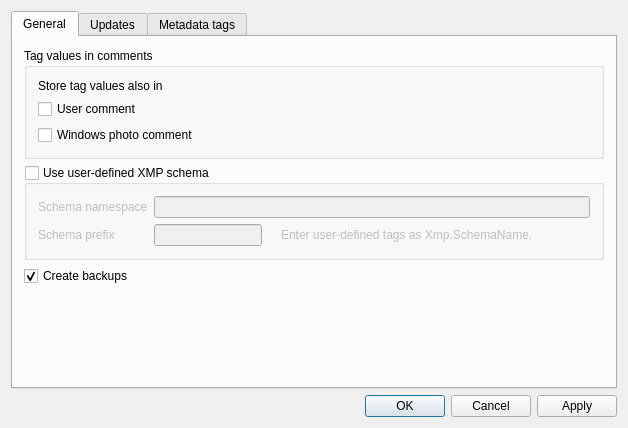
<?xml version="1.0" encoding="UTF-8"?>
<ui version="4.0">
 <class>AnalogExifOptionsClass</class>
 <widget class="QDialog" name="AnalogExifOptionsClass">
  <property name="geometry">
   <rect>
    <x>0</x>
    <y>0</y>
    <width>628</width>
    <height>428</height>
   </rect>
  </property>
  <property name="windowTitle">
   <string>Options[*]</string>
  </property>
  <property name="windowIcon">
   <iconset resource="analogexif.qrc">
    <normaloff>:/images/icons/cog.png</normaloff>:/images/icons/cog.png</iconset>
  </property>
  <layout class="QVBoxLayout" name="verticalLayout">
   <item>
    <widget class="QTabWidget" name="tabWidget">
     <property name="currentIndex">
      <number>0</number>
     </property>
     <widget class="QWidget" name="tab_3">
      <attribute name="title">
       <string>General</string>
      </attribute>
      <layout class="QVBoxLayout" name="verticalLayout_3">
       <item>
        <widget class="QGroupBox" name="groupBox_2">
         <property name="title">
          <string>Tag values in comments</string>
         </property>
         <layout class="QVBoxLayout" name="verticalLayout_5">
          <item>
           <widget class="QLabel" name="label_2">
            <property name="text">
             <string>Store tag values also in</string>
            </property>
           </widget>
          </item>
          <item>
           <widget class="QCheckBox" name="etagsCboxStorageUser">
            <property name="toolTip">
             <string>Store extra tags in Exif.Photo.UserComment tag data</string>
            </property>
            <property name="text">
             <string>User comment</string>
            </property>
            <property name="checked">
             <bool>false</bool>
            </property>
           </widget>
          </item>
          <item>
           <widget class="QCheckBox" name="etagsCboxStorageXp">
            <property name="toolTip">
             <string>Store extra tags in Microsoft Windows comment tag</string>
            </property>
            <property name="statusTip">
             <string/>
            </property>
            <property name="text">
             <string>Windows photo comment</string>
            </property>
           </widget>
          </item>
         </layout>
        </widget>
       </item>
       <item>
        <widget class="QGroupBox" name="userNsGBox">
         <property name="title">
          <string>Use user-defined XMP schema</string>
         </property>
         <property name="checkable">
          <bool>true</bool>
         </property>
         <property name="checked">
          <bool>false</bool>
         </property>
         <layout class="QGridLayout" name="gridLayout">
          <item row="0" column="0">
           <widget class="QLabel" name="label_3">
            <property name="sizePolicy">
             <sizepolicy hsizetype="Fixed" vsizetype="Preferred">
              <horstretch>0</horstretch>
              <verstretch>0</verstretch>
             </sizepolicy>
            </property>
            <property name="text">
             <string>Schema namespace</string>
            </property>
           </widget>
          </item>
          <item row="0" column="1" colspan="2">
           <widget class="QLineEdit" name="userNsEdit">
            <property name="sizePolicy">
             <sizepolicy hsizetype="Preferred" vsizetype="Fixed">
              <horstretch>0</horstretch>
              <verstretch>0</verstretch>
             </sizepolicy>
            </property>
            <property name="toolTip">
             <string>XMP schema namespace URI (e.g. http://purl.org/dc/elements/1.1/)</string>
            </property>
           </widget>
          </item>
          <item row="1" column="0">
           <widget class="QLabel" name="label_4">
            <property name="sizePolicy">
             <sizepolicy hsizetype="Fixed" vsizetype="Preferred">
              <horstretch>0</horstretch>
              <verstretch>0</verstretch>
             </sizepolicy>
            </property>
            <property name="text">
             <string>Schema prefix</string>
            </property>
           </widget>
          </item>
          <item row="1" column="1">
           <widget class="QLineEdit" name="userNsPrefix">
            <property name="sizePolicy">
             <sizepolicy hsizetype="Fixed" vsizetype="Fixed">
              <horstretch>0</horstretch>
              <verstretch>0</verstretch>
             </sizepolicy>
            </property>
            <property name="toolTip">
             <string>Schema prefix</string>
            </property>
           </widget>
          </item>
          <item row="1" column="2">
           <layout class="QHBoxLayout" name="horizontalLayout_5">
            <property name="spacing">
             <number>6</number>
            </property>
            <property name="sizeConstraint">
             <enum>QLayout::SetMaximumSize</enum>
            </property>
            <item>
             <widget class="QLabel" name="userNsLabel1">
              <property name="sizePolicy">
               <sizepolicy hsizetype="Fixed" vsizetype="Preferred">
                <horstretch>0</horstretch>
                <verstretch>0</verstretch>
               </sizepolicy>
              </property>
              <property name="text">
               <string/>
              </property>
              <property name="pixmap">
               <pixmap resource="analogexif.qrc">:/images/icons/information.png</pixmap>
              </property>
             </widget>
            </item>
            <item>
             <widget class="QLabel" name="userNsLabel2">
              <property name="sizePolicy">
               <sizepolicy hsizetype="Preferred" vsizetype="Preferred">
                <horstretch>0</horstretch>
                <verstretch>0</verstretch>
               </sizepolicy>
              </property>
              <property name="text">
               <string>Enter user-defined tags as Xmp.SchemaName.&lt;Tag Name&gt;</string>
              </property>
             </widget>
            </item>
           </layout>
          </item>
         </layout>
        </widget>
       </item>
       <item>
        <widget class="QCheckBox" name="createBkpCbox">
         <property name="toolTip">
          <string>Create file backups before modification</string>
         </property>
         <property name="text">
          <string>Create backups</string>
         </property>
         <property name="checked">
          <bool>true</bool>
         </property>
        </widget>
       </item>
       <item>
        <spacer name="verticalSpacer_2">
         <property name="orientation">
          <enum>Qt::Vertical</enum>
         </property>
         <property name="sizeHint" stdset="0">
          <size>
           <width>20</width>
           <height>40</height>
          </size>
         </property>
        </spacer>
       </item>
      </layout>
     </widget>
     <widget class="QWidget" name="tab">
      <attribute name="title">
       <string>Updates</string>
      </attribute>
      <layout class="QVBoxLayout" name="verticalLayout_6">
       <item>
        <layout class="QHBoxLayout" name="horizontalLayout_3">
         <item>
          <widget class="QLabel" name="label_5">
           <property name="text">
            <string>Check for program updates</string>
           </property>
          </widget>
         </item>
         <item>
          <widget class="QComboBox" name="updCheckInterval">
           <item>
            <property name="text">
             <string>Never</string>
            </property>
           </item>
           <item>
            <property name="text">
             <string>Every day</string>
            </property>
           </item>
           <item>
            <property name="text">
             <string>Every week</string>
            </property>
           </item>
           <item>
            <property name="text">
             <string>Every month</string>
            </property>
           </item>
          </widget>
         </item>
         <item>
          <widget class="QPushButton" name="updCheckBtn">
           <property name="text">
            <string>&amp;Check now</string>
           </property>
          </widget>
         </item>
         <item>
          <spacer name="horizontalSpacer_3">
           <property name="orientation">
            <enum>Qt::Horizontal</enum>
           </property>
           <property name="sizeHint" stdset="0">
            <size>
             <width>40</width>
             <height>20</height>
            </size>
           </property>
          </spacer>
         </item>
        </layout>
       </item>
       <item>
        <widget class="QGroupBox" name="updProxyGBox">
         <property name="title">
          <string>Use proxy for network access</string>
         </property>
         <property name="checkable">
          <bool>true</bool>
         </property>
         <property name="checked">
          <bool>false</bool>
         </property>
         <layout class="QVBoxLayout" name="verticalLayout_4">
          <item>
           <layout class="QGridLayout" name="gridLayout_2" columnstretch="0,0,0,0,0,0">
            <item row="1" column="0">
             <widget class="QLabel" name="label_7">
              <property name="text">
               <string>Proxy address:</string>
              </property>
             </widget>
            </item>
            <item row="1" column="1" colspan="2">
             <widget class="QLineEdit" name="proxyAddress">
              <property name="sizePolicy">
               <sizepolicy hsizetype="MinimumExpanding" vsizetype="Fixed">
                <horstretch>0</horstretch>
                <verstretch>0</verstretch>
               </sizepolicy>
              </property>
              <property name="minimumSize">
               <size>
                <width>200</width>
                <height>0</height>
               </size>
              </property>
              <property name="inputMethodHints">
               <set>Qt::ImhUrlCharactersOnly</set>
              </property>
             </widget>
            </item>
            <item row="1" column="3">
             <widget class="QLabel" name="label_8">
              <property name="text">
               <string>Port:</string>
              </property>
             </widget>
            </item>
            <item row="1" column="4">
             <widget class="QSpinBox" name="proxyPort">
              <property name="sizePolicy">
               <sizepolicy hsizetype="Fixed" vsizetype="Fixed">
                <horstretch>0</horstretch>
                <verstretch>0</verstretch>
               </sizepolicy>
              </property>
              <property name="minimumSize">
               <size>
                <width>75</width>
                <height>0</height>
               </size>
              </property>
              <property name="maximum">
               <number>9999</number>
              </property>
              <property name="value">
               <number>80</number>
              </property>
             </widget>
            </item>
            <item row="2" column="0">
             <widget class="QLabel" name="label_9">
              <property name="text">
               <string>User name:</string>
              </property>
             </widget>
            </item>
            <item row="2" column="1" colspan="2">
             <widget class="QLineEdit" name="proxyUsername">
              <property name="sizePolicy">
               <sizepolicy hsizetype="MinimumExpanding" vsizetype="Fixed">
                <horstretch>0</horstretch>
                <verstretch>0</verstretch>
               </sizepolicy>
              </property>
              <property name="minimumSize">
               <size>
                <width>200</width>
                <height>0</height>
               </size>
              </property>
             </widget>
            </item>
            <item row="3" column="0">
             <widget class="QLabel" name="label_10">
              <property name="text">
               <string>Password:</string>
              </property>
             </widget>
            </item>
            <item row="3" column="1" colspan="2">
             <widget class="QLineEdit" name="proxyPassword">
              <property name="sizePolicy">
               <sizepolicy hsizetype="MinimumExpanding" vsizetype="Fixed">
                <horstretch>0</horstretch>
                <verstretch>0</verstretch>
               </sizepolicy>
              </property>
              <property name="minimumSize">
               <size>
                <width>200</width>
                <height>0</height>
               </size>
              </property>
              <property name="inputMethodHints">
               <set>Qt::ImhNone</set>
              </property>
              <property name="echoMode">
               <enum>QLineEdit::PasswordEchoOnEdit</enum>
              </property>
             </widget>
            </item>
            <item row="0" column="1">
             <widget class="QComboBox" name="proxyTypeCBox">
              <property name="sizePolicy">
               <sizepolicy hsizetype="Fixed" vsizetype="Fixed">
                <horstretch>0</horstretch>
                <verstretch>0</verstretch>
               </sizepolicy>
              </property>
              <property name="minimumSize">
               <size>
                <width>75</width>
                <height>0</height>
               </size>
              </property>
              <item>
               <property name="text">
                <string>HTTP</string>
               </property>
              </item>
              <item>
               <property name="text">
                <string>SOCKS5</string>
               </property>
              </item>
             </widget>
            </item>
            <item row="0" column="0">
             <widget class="QLabel" name="label_6">
              <property name="text">
               <string>Proxy type</string>
              </property>
             </widget>
            </item>
            <item row="1" column="5">
             <spacer name="horizontalSpacer_4">
              <property name="orientation">
               <enum>Qt::Horizontal</enum>
              </property>
              <property name="sizeHint" stdset="0">
               <size>
                <width>40</width>
                <height>20</height>
               </size>
              </property>
             </spacer>
            </item>
           </layout>
          </item>
         </layout>
        </widget>
       </item>
       <item>
        <spacer name="verticalSpacer">
         <property name="orientation">
          <enum>Qt::Vertical</enum>
         </property>
         <property name="sizeHint" stdset="0">
          <size>
           <width>20</width>
           <height>162</height>
          </size>
         </property>
        </spacer>
       </item>
      </layout>
     </widget>
     <widget class="QWidget" name="tab_2">
      <attribute name="title">
       <string>Metadata tags</string>
      </attribute>
      <layout class="QVBoxLayout" name="verticalLayout_2">
       <property name="spacing">
        <number>1</number>
       </property>
       <item>
        <layout class="QHBoxLayout" name="horizontalLayout_4">
         <property name="spacing">
          <number>0</number>
         </property>
         <item>
          <widget class="QLabel" name="label">
           <property name="text">
            <string>Equipment templates</string>
           </property>
          </widget>
         </item>
         <item>
          <spacer name="horizontalSpacer_2">
           <property name="orientation">
            <enum>Qt::Horizontal</enum>
           </property>
           <property name="sizeHint" stdset="0">
            <size>
             <width>40</width>
             <height>20</height>
            </size>
           </property>
          </spacer>
         </item>
         <item>
          <widget class="QToolButton" name="addBtn">
           <property name="toolTip">
            <string>Add new tag</string>
           </property>
           <property name="text">
            <string>...</string>
           </property>
           <property name="icon">
            <iconset resource="analogexif.qrc">
             <normaloff>:/images/icons/add.png</normaloff>:/images/icons/add.png</iconset>
           </property>
           <property name="autoRaise">
            <bool>true</bool>
           </property>
          </widget>
         </item>
         <item>
          <widget class="QToolButton" name="delBtn">
           <property name="enabled">
            <bool>false</bool>
           </property>
           <property name="toolTip">
            <string>Delete</string>
           </property>
           <property name="text">
            <string>...</string>
           </property>
           <property name="icon">
            <iconset resource="analogexif.qrc">
             <normaloff>:/images/icons/delete.png</normaloff>:/images/icons/delete.png</iconset>
           </property>
           <property name="autoRaise">
            <bool>true</bool>
           </property>
          </widget>
         </item>
         <item>
          <widget class="QToolButton" name="upBtn">
           <property name="enabled">
            <bool>false</bool>
           </property>
           <property name="toolTip">
            <string>Move tag up</string>
           </property>
           <property name="text">
            <string>...</string>
           </property>
           <property name="icon">
            <iconset resource="analogexif.qrc">
             <normaloff>:/images/icons/bullet_arrow_up.png</normaloff>:/images/icons/bullet_arrow_up.png</iconset>
           </property>
           <property name="autoRaise">
            <bool>true</bool>
           </property>
          </widget>
         </item>
         <item>
          <widget class="QToolButton" name="downBtn">
           <property name="enabled">
            <bool>false</bool>
           </property>
           <property name="toolTip">
            <string>Move tag down</string>
           </property>
           <property name="text">
            <string>...</string>
           </property>
           <property name="icon">
            <iconset resource="analogexif.qrc">
             <normaloff>:/images/icons/bullet_arrow_down.png</normaloff>:/images/icons/bullet_arrow_down.png</iconset>
           </property>
           <property name="autoRaise">
            <bool>true</bool>
           </property>
          </widget>
         </item>
        </layout>
       </item>
       <item>
        <layout class="QHBoxLayout" name="horizontalLayout_2">
         <property name="spacing">
          <number>0</number>
         </property>
         <item>
          <widget class="QListWidget" name="gearTypesList">
           <property name="sizePolicy">
            <sizepolicy hsizetype="Expanding" vsizetype="Expanding">
             <horstretch>20</horstretch>
             <verstretch>0</verstretch>
            </sizepolicy>
           </property>
           <property name="font">
            <font>
             <kerning>true</kerning>
            </font>
           </property>
           <property name="editTriggers">
            <set>QAbstractItemView::NoEditTriggers</set>
           </property>
           <property name="uniformItemSizes">
            <bool>true</bool>
           </property>
          </widget>
         </item>
         <item>
          <widget class="OptGearTemplateView" name="gearTemplateView">
           <property name="sizePolicy">
            <sizepolicy hsizetype="Expanding" vsizetype="Expanding">
             <horstretch>80</horstretch>
             <verstretch>0</verstretch>
            </sizepolicy>
           </property>
           <property name="font">
            <font>
             <kerning>true</kerning>
            </font>
           </property>
           <property name="contextMenuPolicy">
            <enum>Qt::CustomContextMenu</enum>
           </property>
           <property name="editTriggers">
            <set>QAbstractItemView::AnyKeyPressed|QAbstractItemView::DoubleClicked|QAbstractItemView::EditKeyPressed|QAbstractItemView::SelectedClicked</set>
           </property>
           <property name="alternatingRowColors">
            <bool>true</bool>
           </property>
           <property name="selectionMode">
            <enum>QAbstractItemView::SingleSelection</enum>
           </property>
           <property name="selectionBehavior">
            <enum>QAbstractItemView::SelectRows</enum>
           </property>
           <property name="wordWrap">
            <bool>false</bool>
           </property>
           <attribute name="horizontalHeaderHighlightSections">
            <bool>false</bool>
           </attribute>
           <attribute name="horizontalHeaderMinimumSectionSize">
            <number>15</number>
           </attribute>
           <attribute name="verticalHeaderVisible">
            <bool>false</bool>
           </attribute>
           <attribute name="verticalHeaderDefaultSectionSize">
            <number>15</number>
           </attribute>
           <attribute name="verticalHeaderMinimumSectionSize">
            <number>15</number>
           </attribute>
           <attribute name="verticalHeaderVisible">
            <bool>false</bool>
           </attribute>
           <attribute name="verticalHeaderDefaultSectionSize">
            <number>15</number>
           </attribute>
           <attribute name="horizontalHeaderMinimumSectionSize">
            <number>15</number>
           </attribute>
           <attribute name="verticalHeaderMinimumSectionSize">
            <number>15</number>
           </attribute>
           <attribute name="horizontalHeaderHighlightSections">
            <bool>false</bool>
           </attribute>
          </widget>
         </item>
        </layout>
       </item>
      </layout>
     </widget>
    </widget>
   </item>
   <item>
    <layout class="QHBoxLayout" name="horizontalLayout">
     <item>
      <spacer name="horizontalSpacer">
       <property name="orientation">
        <enum>Qt::Horizontal</enum>
       </property>
       <property name="sizeHint" stdset="0">
        <size>
         <width>40</width>
         <height>20</height>
        </size>
       </property>
      </spacer>
     </item>
     <item>
      <widget class="QDialogButtonBox" name="buttonBox">
       <property name="standardButtons">
        <set>QDialogButtonBox::Apply|QDialogButtonBox::Cancel|QDialogButtonBox::Ok</set>
       </property>
      </widget>
     </item>
    </layout>
   </item>
  </layout>
  <action name="actionAdd_new_tag">
   <property name="text">
    <string>Add new tag</string>
   </property>
   <property name="toolTip">
    <string>Add new tag to the equipment template</string>
   </property>
   <property name="shortcut">
    <string>Ins</string>
   </property>
  </action>
  <action name="actionDelete">
   <property name="text">
    <string>Delete</string>
   </property>
   <property name="toolTip">
    <string>Delete tag from the equipment template</string>
   </property>
   <property name="shortcut">
    <string>Del</string>
   </property>
  </action>
  <action name="actionMove_up">
   <property name="text">
    <string>Move up</string>
   </property>
   <property name="shortcut">
    <string>Ctrl+Up</string>
   </property>
  </action>
  <action name="actionMove_down">
   <property name="text">
    <string>Move down</string>
   </property>
   <property name="shortcut">
    <string>Ctrl+Down</string>
   </property>
  </action>
 </widget>
 <layoutdefault spacing="6" margin="11"/>
 <customwidgets>
  <customwidget>
   <class>OptGearTemplateView</class>
   <extends>QTableView</extends>
   <header>optgeartemplateview.h</header>
  </customwidget>
 </customwidgets>
 <tabstops>
  <tabstop>tabWidget</tabstop>
  <tabstop>gearTypesList</tabstop>
  <tabstop>gearTemplateView</tabstop>
 </tabstops>
 <resources>
  <include location="analogexif.qrc"/>
 </resources>
 <connections>
  <connection>
   <sender>addBtn</sender>
   <signal>clicked()</signal>
   <receiver>actionAdd_new_tag</receiver>
   <slot>trigger()</slot>
   <hints>
    <hint type="sourcelabel">
     <x>570</x>
     <y>51</y>
    </hint>
    <hint type="destinationlabel">
     <x>-1</x>
     <y>-1</y>
    </hint>
   </hints>
  </connection>
  <connection>
   <sender>delBtn</sender>
   <signal>clicked()</signal>
   <receiver>actionDelete</receiver>
   <slot>trigger()</slot>
   <hints>
    <hint type="sourcelabel">
     <x>593</x>
     <y>51</y>
    </hint>
    <hint type="destinationlabel">
     <x>-1</x>
     <y>-1</y>
    </hint>
   </hints>
  </connection>
  <connection>
   <sender>upBtn</sender>
   <signal>clicked()</signal>
   <receiver>actionMove_up</receiver>
   <slot>trigger()</slot>
   <hints>
    <hint type="sourcelabel">
     <x>570</x>
     <y>51</y>
    </hint>
    <hint type="destinationlabel">
     <x>-1</x>
     <y>-1</y>
    </hint>
   </hints>
  </connection>
  <connection>
   <sender>downBtn</sender>
   <signal>clicked()</signal>
   <receiver>actionMove_down</receiver>
   <slot>trigger()</slot>
   <hints>
    <hint type="sourcelabel">
     <x>593</x>
     <y>51</y>
    </hint>
    <hint type="destinationlabel">
     <x>-1</x>
     <y>-1</y>
    </hint>
   </hints>
  </connection>
 </connections>
</ui>
